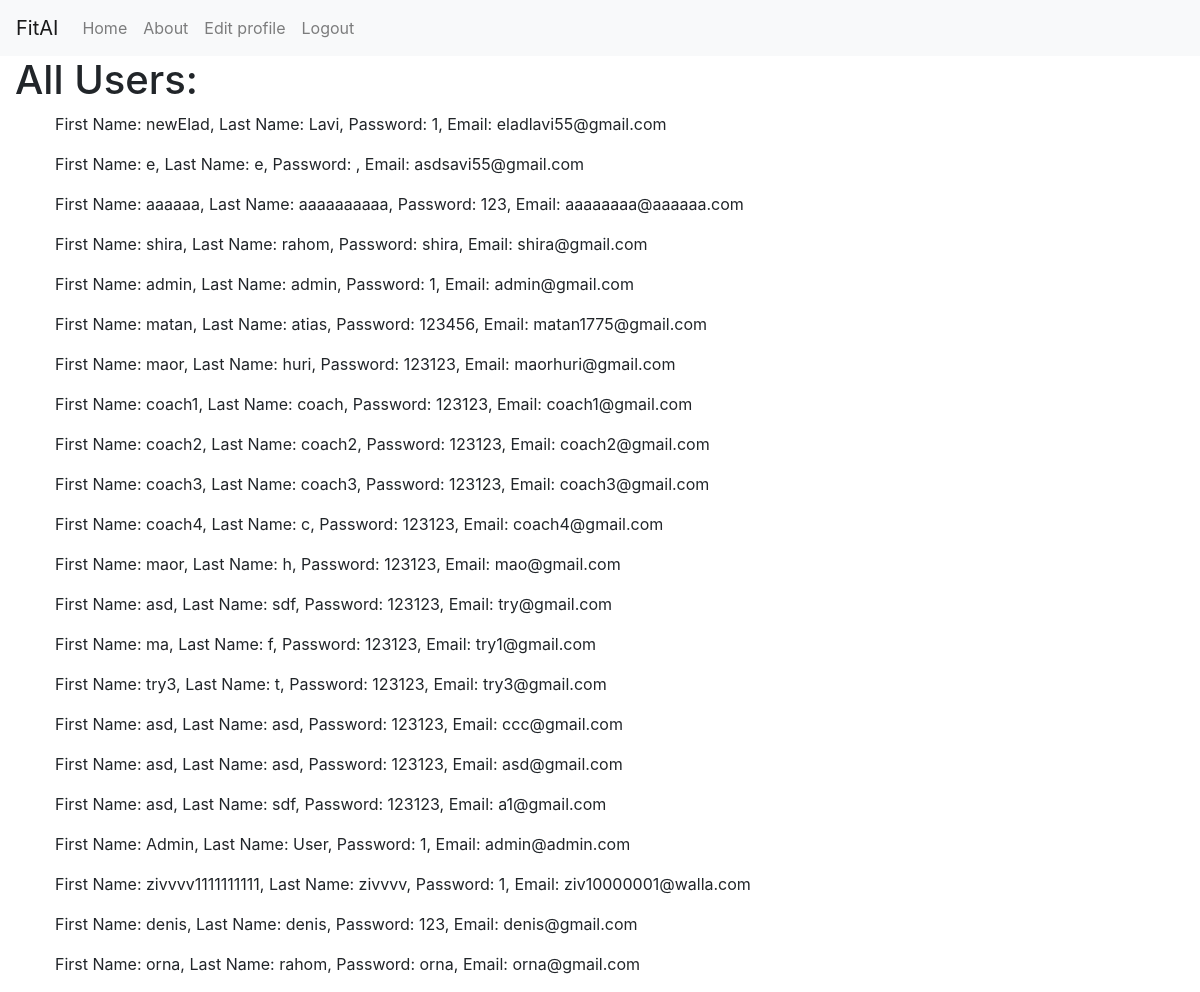
/view, run on the app's committed database.
### main.py (models this page shows, shortened)
class Users(db.Model):
    _id = db.Column("id", db.Integer, primary_key=True)
    first_name = db.Column("first_name", db.String(100))
    last_name = db.Column("last_name", db.String(100))
    email = db.Column("email", db.String(100))
    password = db.Column("password", db.String(100))
    age = db.Column("age", db.Integer)
    weight = db.Column("weight", db.Float)
    height = db.Column("height", db.Float)
    user_type = db.Column("user_type", db.String(50))  # שדה סוג המשתמש החדש
    about_me = db.Column(db.Text, nullable=True)  # עמודה חדשה שתשמור את הטקסט על המאמן

### main.py (the view)
@app.route("/view")
def view():
    return render_template("view.html", values=Users.query.all())

### main.py (called while the page is built)
@app.context_processor
def inject_user():
    user_email = session.get("email")
    user_type = session.get("user_type")
    user = Users.query.filter_by(email=user_email).first() if user_email else None
    return dict(current_user=user)

### Templates/view.html (shortened to what this page needs)
{%extends "base.html" %}
{% block content %}
<!DOCTYPE html>
<html lang="en">
<head>
</head>
<body>
    <h1>All Users:</h1>
    <ul>
        {% for x in values %}
            <p>First Name: {{ x.first_name }}, Last Name: {{ x.last_name }}, Password: {{ x.password }}, Email: {{ x.email }}</p>
        {% endfor %}
    </ul>
</body>
</html>
{% endblock %}

### data on the page
Users: first_name "newElad", last_name "Lavi", password "1", email "eladlavi55@gmail.com"
Users: first_name "e", last_name "e", email "asdsavi55@gmail.com"
Users: first_name "aaaaaa", last_name "aaaaaaaaaa", password "123", email "aaaaaaaa@aaaaaa.com"
Users: first_name "shira", last_name "rahom", password "shira", email "shira@gmail.com"
Users: first_name "admin", last_name "admin", password "1", email "admin@gmail.com"
Users: first_name "matan", last_name "atias", password "123456", email "matan1775@gmail.com"
Users: first_name "maor", last_name "huri", password "123123", email "maorhuri@gmail.com"
Users: first_name "coach1", last_name "coach", password "123123", email "coach1@gmail.com"
Users: first_name "coach2", last_name "coach2", password "123123", email "coach2@gmail.com"
Users: first_name "coach3", last_name "coach3", password "123123", email "coach3@gmail.com"
Users: first_name "coach4", last_name "c", password "123123", email "coach4@gmail.com"
Users: first_name "maor", last_name "h", password "123123", email "mao@gmail.com"
Users: first_name "asd", last_name "sdf", password "123123", email "try@gmail.com"
Users: first_name "ma", last_name "f", password "123123", email "try1@gmail.com"
Users: first_name "try3", last_name "t", password "123123", email "try3@gmail.com"
Users: first_name "asd", last_name "asd", password "123123", email "ccc@gmail.com"
Users: first_name "asd", last_name "asd", password "123123", email "asd@gmail.com"
Users: first_name "asd", last_name "sdf", password "123123", email "a1@gmail.com"
Users: first_name "Admin", last_name "User", password "1", email "admin@admin.com"
Users: first_name "zivvvv1111111111", last_name "zivvvv", password "1", email "ziv10000001@walla.com"
Users: first_name "denis", last_name "denis", password "123", email "denis@gmail.com"
Users: first_name "orna", last_name "rahom", password "orna", email "orna@gmail.com"
